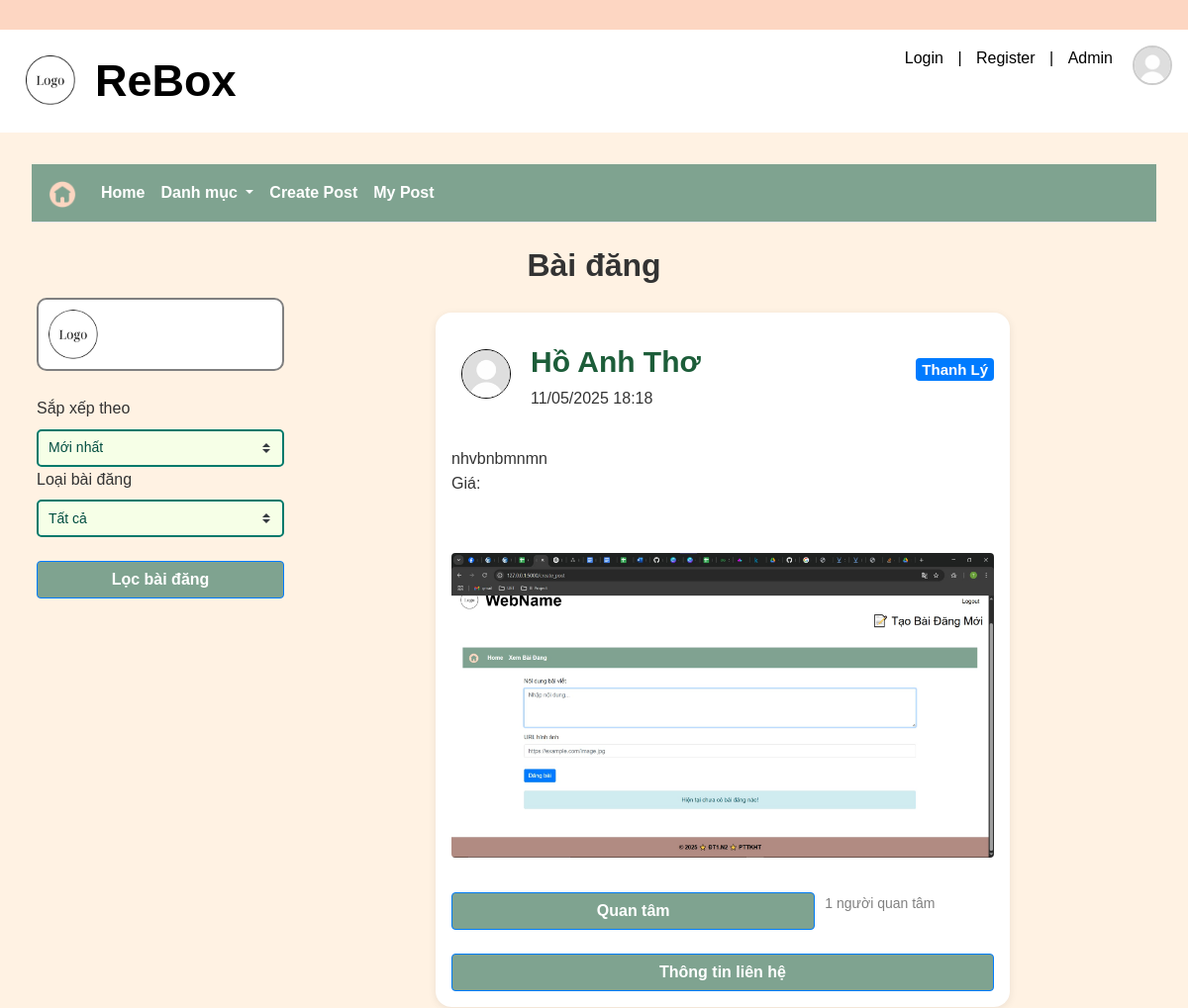
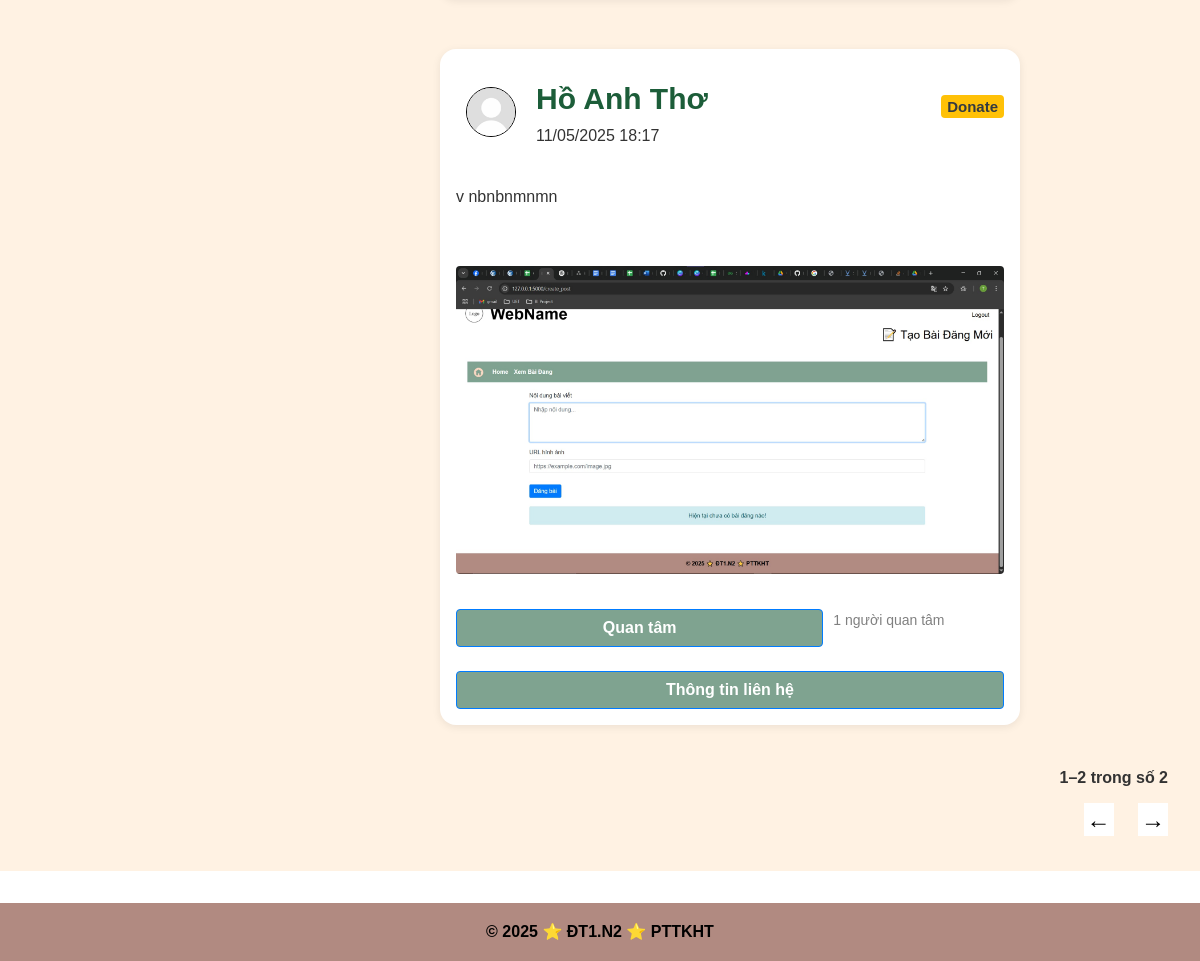
The page /view_post/1 on the database its author committed (2 pictures, top to bottom).
### app/models/post.py (models this page shows, shortened)
class Post(csdl.Model):
    __tablename__ = 'post'
    post_id = csdl.Column(csdl.String(50), primary_key=True)  # Khóa chính, kiểu chuỗi
    content = csdl.Column(csdl.String(500), nullable=False)   # Nội dung bài đăng
    image_url = csdl.Column(csdl.String(255), nullable=True)   # Link hình ảnh bài đăng
    is_approved = csdl.Column(csdl.Boolean, default=False)    # Cờ kiểm duyệt bài đăng , aaproved/ reject
    status = csdl.Column(csdl.String(50), default='pending')  # Trạng thái bài đăng pending/received item
    post_type = csdl.Column(csdl.String(50), nullable=False)  # Loại bài đăng (thanh lý, trao đổi, donate)
    create_date = csdl.Column(csdl.DateTime, default=csdl.func.now())  # Thời gian tạo bài đăng
    approval_date = csdl.Column(csdl.DateTime, nullable=True) # time duyệt
    submit_date = csdl.Column(csdl.DateTime, nullable=True)  # Thời gian kết thúc bài đăng
    user_id = csdl.Column(csdl.Integer, csdl.ForeignKey('user.id'), nullable=False)
    category_id = csdl.Column(csdl.Integer, csdl.ForeignKey('category.id'), nullable=False)
    interest_count = csdl.Column(csdl.Integer, default=0)
    interested_user_id = csdl.Column(csdl.Text, default='')
    user = csdl.relationship('User', backref='posts')
    category = csdl.relationship('Category', backref='posts')

### app/models/user.py (models this page shows, shortened)
class User(UserMixin, csdl.Model):
    id = csdl.Column(csdl.Integer, primary_key=True)
    username = csdl.Column(csdl.String(50), unique=True, nullable=False)
    password  = csdl.Column(csdl.String(128), nullable=False)
    avatar = csdl.Column(csdl.Text, nullable = True)
    fullname = csdl.Column(csdl.String(120), nullable=False)
    date_of_birth = csdl.Column(csdl.Date, nullable = True)
    gender = csdl.Column(csdl.String(10), nullable = True)
    address = csdl.Column(csdl.Text, nullable = True)
    email = csdl.Column(csdl.String(120), unique=True, nullable=False)
    phone = csdl.Column(csdl.String(20), nullable=True) #co the null
    facebook = csdl.Column(csdl.Text, nullable =True)
    roles = csdl.relationship('Role', secondary='user_role', backref=csdl.backref('users', lazy='dynamic'))
    created_date = csdl.Column(csdl.DateTime, default=datetime.utcnow)  # Thêm dòng này

### app/posts/post_routes.py (the view)
@post_blueprint.route('/view_post/<int:category_id>', methods=['GET', 'POST'])
def viewPost(category_id):
    form = FilterForm()
    users = User.query.all()
    category = Category.query.get(category_id)
    if not category:
        flash("Không tìm thấy danh mục này.", "warning")
        return redirect(url_for('main.index'))
    query = Post.query.filter(
        Post.is_approved == True,
        Post.status == 'Not done',
        Post.category_id == category_id
    )
    if form.validate_on_submit():
        post_type = form.post_type.data
        sort_order = form.sort_order.data
        if post_type != 'all':
            query = query.filter(Post.post_type == post_type)
        if sort_order == 'asc':
            query = query.order_by(Post.create_date.asc())
        else:
            query = query.order_by(Post.create_date.desc())
    else:
        query = query.order_by(Post.create_date.desc())
    posts = query.all()
    page = request.args.get('page', 1, type=int)
    per_page = 6
    pagination = query.paginate(page=page, per_page=per_page, error_out=False)
    posts = pagination.items
    for post in posts:
        post.contact_info = parse_contact(post.content)
    start = (page - 1) * per_page + 1
    end = min(start + per_page - 1, pagination.total)
    return render_template(
        'post/view_post.html',
        posts=posts,
        users=users,
        form=form,
        category=category,
        pagination=pagination,
        start=start,
        end=end
    )

### app/posts/form.py
class FilterForm(FlaskForm):
    sort_order = SelectField(
        'Sắp xếp theo',
        choices=[
            ('desc', 'Mới nhất'),
            ('asc', 'Cũ nhất')
        ],
        validators=[DataRequired()]
    )
    post_type = SelectField(
        'Loại bài đăng',
        choices=[
            ('all', 'Tất cả'),
            ('Thanh Lý', 'Thanh Lý'),
            ('Trao Đổi', 'Trao Đổi'),
            ('Donate', 'Đóng Góp')
        ],
        validators=[DataRequired()]
    )

### app/posts/post_routes.py (called while the page is built)
def parse_contact(content):
    contact_data = []
    if 'Liên hệ:' not in content:
        return contact_data
    lines = content.split('Liên hệ:')[1].strip().split('\n')
    for line in lines:
        if ':' not in line:
            continue
        label, value = line.split(':', 1)
        value = value.strip()
        if value and value.lower() != 'none':
            contact_data.append({
                'label': label.strip().capitalize(),  # Viết hoa nhãn
                'value': value
            })
    return contact_data

@post_blueprint.context_processor
def inject_categories():
    from app.models.category import Category
    return dict(categorys=Category.query.all())

### app/posts/templates/post/view_post.html (shortened to what this page needs)
{% extends 'base.html' %} {% block title %}Bài Đăng{% endblock %}
{% block extra_css %}
<link
  rel="stylesheet"
  href="{{ url_for('static', filename='css/post.css') }}"
/>
<link
  rel="stylesheet"
  href="{{ url_for('static', filename='css/color.css') }}"
/>
{% endblock %}
{%block content %}
<nav class="navbar navbar-expand-lg navbar-light bg-light mb-4">
  <a class="navbar-brand" href="{{ url_for('home.homepage') }}">
    <img
      src="{{ url_for('static', filename='image/home.png') }}"
      style="width: 30px"
      alt="home image"
    />
  </a>
  <div class="collapse navbar-collapse" id="navbarSupportedContent">
    <ul class="navbar-nav mr-auto">
      <li class="nav-item">
        <a class="nav-link" href="{{ url_for('home.homepage') }}">Home</a>
      </li>
      <li class="nav-item dropdown">
        <a
          class="nav-link dropdown-toggle"
          href="#"
          id="navbarDropdown"
          role="button"
          data-toggle="dropdown"
          aria-haspopup="true"
          aria-expanded="false"
        >
          Danh mục
        </a>
      </li>
      <li class="nav-item">
        <a class="nav-link" href="{{ url_for('post.create_post') }}"
          >Create Post</a
        >
      </li>
      <li class="nav-item">
        <a class="nav-link" href="{{ url_for('post.my_posts') }}">My Post</a>
      </li>
    </ul>
  </div>
</nav>
<h2 style="text-align: center; font-weight: bold">Bài đăng</h2>
<div class="view-post-general">
  <aside class="sidebar">
    <div class="user-info" style="background-color: white">
      <img
        src="{{ url_for('static', filename='image/logo.png') }}"
        alt="Avatar"
        width="50px"
        class="avatar-user-info"
      />
    </div>
    <nav class="profile-menu">
      <form method="POST">
        {{ form.hidden_tag() }} <br />
        {{ form.sort_order.label }} {{ form.sort_order(class="custom-select") }}
        <br />
        {{ form.post_type.label }} {{ form.post_type(class="custom-select") }}
        <br />
        <input
          type="submit"
          value="Lọc bài đăng"
          class="btn btn-primary mt-4 w-100"
          style="background-color: var(--mau4); font-weight: bold"
        />
      </form>
    </nav>
  </aside>
  <div class="all-cards">
    {% if posts and posts|length > 0 %} {% for post in posts %}
    <div class="post-card" style="width: 580px">
      <div class="post-header">
        <div
          class="user-info"
          style="background-color: transparent; border: 0px"
        >
          <img
            src="{{post.user.avatar}}"
            alt="Avatar"
            width="50px"
            class="avatar-user-info"
            style="border: 1px solid black"
          />
          <div style="margin-left: 10px">
            <p style="font-size: 30px; font-weight: bold; color: #1c5d39">
              {{ post.user.fullname }}
            </p>
            <p>{{ post.create_date | datetime }}</p>
          </div>
        </div>
        <h5 class="card-title">
          {% if post.post_type == 'Thanh Lý' %}
          <span class="badge bg-primary text-white">{{ post.post_type }}</span>
          {% elif post.post_type == 'Trao Đổi' %}
          <span class="badge bg-success text-white">{{ post.post_type }}</span>
          {% elif post.post_type == 'Donate' %}
          <span class="badge bg-warning text-dark">{{ post.post_type }}</span>
          {% else %}
          <span class="badge bg-secondary text-white"
            >{{ post.post_type }}</span
          >
          {% endif %}
        </h5>
      </div>
      <div class="post-text">
        <p class="card-text" style="white-space: pre-line">
          {{ post.content.split('Liên hệ:')[0] }}
        </p>
      </div>
      <div class="post-image">
        {% if post.image_url %}
        <div class="row mt-3">
          {% for img in post.image_url.split(',') %}
          <div>
            <img
              src="{{ img.strip() }}"
              alt="Ảnh bài viết"
              class="img-fluid rounded shadow-sm"
            />
          </div>
          {% endfor %}
        </div>
        {% endif %}
      </div>
      <div class="post-footer">
        <div
          class="post-button"
          style="display: row; gap: 10px; margin-top: 20px; width: 100%"
        >
          {% if post.user_id %}
          <div>
            <form
              method="post"
              action="{{ url_for('post.add_interest', post_id=post.post_id) }}"
              style="display: flex; gap: 10px"
              ;
            >
              <button
                type="submit"
                class="btn btn-primary w-100"
                style="
                  background-color: var(--mau4);
                  font-weight: bold;
                  flex: 2;
                "
              >
                Quan tâm
              </button>
              <span style="flex: 1"
                >{{ post.interest_count }} người quan tâm</span
              >
            </form>
          </div>
          <button
            data-post-id="{{ post.id }}"
            class="btn btn-primary mt-4 w-100 contact-btn"
            style="background-color: var(--mau4); font-weight: bold"
            data-user-authenticated="{{ 'True' if current_user.is_authenticated else 'False' }}"
          >
            Thông tin liên hệ
          </button>
          {% endif %}
        </div>
      </div>
    </div>
    {% endfor %} {% endif %}
  </div>
</div>
{% if posts and posts|length > 0 %}
<div
  class="pagination-info"
  style="text-align: right; margin-top: 20px; font-weight: bold"
>
  {{ start }}–{{ end }} trong số {{ pagination.total }}
</div>
<div class="pagination-controls" style="text-align: right; margin-top: 10px">
  {% if pagination.has_prev %}
  <a
    href="{{ url_for('home.homepage', page=pagination.prev_num) }}"
    style="margin-right: 20px; font-size: 24px; text-decoration: none"
    >←</a
  >
  {% else %}
  <span
    style="
      margin-right: 20px;
      font-size: 24px;
      font-weight: bold;
      color: black;
      background-color: white;
      padding: 3px;
    "
    >←</span
  >
  {% endif %} {% if pagination.has_next %}
  <a
    href="{{ url_for('home.homepage', page=pagination.next_num) }}"
    style="font-size: 24px; text-decoration: none"
    >→</a
  >
  {% else %}
  <span
    style="
      font-size: 24px;
      font-weight: bold;
      color: black;
      background-color: white;
      padding: 3px;
    "
    >→</span
  >
  {% endif %}
</div>
{% endif %}
{% endblock %}

### app/static/css/base.css (style rules this page uses)
:root { --topBar: var(--mau2); --header: white; --menu-bar-color: var(--mau4); --selected-menu-color: var(--mau3); --text-select-login: var(--mau6); --btn-search: var(--mau9); --btn-search-hover: var(--mau8); --footer-background: var(--mau6); --text-header: black; --text-login-register: black; --text-menu-login-register: black; --text-footer: white; --text-menu-home: white; --text-menu-home-hover: black; --text-menu-home-selected: black; --text-btn-search: white; --text-btn-search-hover: black; --mau1: #86946d; --mau2: #fdd6c2; --mau3: #ccd9b7; --mau4: #7fa390; --mau5: #b0e1e1; --mau6: #b18a81; --mau7: #d9c297; --mau8: #c4a289; --mau9: #7b544c; --mau20: #f6ffe7; }
* { margin: 0; padding: 0; box-sizing: border-box; }
p { margin-bottom: 0px !important; }
html, body { height: 100%; margin: 0; display: flex; flex-direction: column; }
body { font-family: "Arial", sans-serif; background-color: white; color: #333; line-height: 1.6; }
.nav-link { color: var(--text-menu-home) !important; font-weight: bold; }
.bg-light { background-color: var(--menu-bar-color) !important; }

### app/static/css/post.css (style rules this page uses)
.navbar { border-bottom: 1px solid #e5e7eb; }
.user-info { display: flex; gap: 10px; align-items: center; padding: 10px; background-color: var(--mau14); border-radius: 10px; border: 2px solid gray; }
.avatar-user-info { border-radius: 30px; }
.post-card { width: 450px; padding: 16px; background: white; border-radius: 16px; box-shadow: 0 2px 8px rgba(0, 0, 0, 0.08); font-family: sans-serif; margin: 20px auto; }
.post-header { display: flex; align-items: center; justify-content: space-between; }
.post-text { margin: 0px 0; font-size: 16px; }
.post-image { display: flex; margin: 15px; position: relative; height: auto; }
.post-footer { display: flex; justify-content: space-between; flex-wrap: wrap; margin-top: 12px; font-size: 14px; color: gray; }
.all-cards { flex: 1; display: flex; flex-wrap: wrap; gap: 10px; justify-content: space-between; }
.sidebar { width: 260px; background-color: transparent; padding: 5px; flex-direction: column; justify-content: space-between; }
.view-post-general { display: flex; }
.custom-select { background-color: var(--mau14); border: 2px solid #00796b; border-radius: 5px; padding: 5px 10px; font-size: 14px; color: #004d40; }

### app/static/css/color.css (style rules this page uses)
:root { --sidebar-background: white; --user-info-background: var(--mau13); --profile-menu-li-hover-background: var(--mau4); --profile-menu-li-hover-color: white; --profile-menu-li-active-background: var(--mau3); --profile-menu-li-active-color: black; --accManagement-main-background: var(--mau4); --accManagement-tab-background: var(--mau13); --accManagement-tab-ul-hover-background: var(--mau4); --accManagement-tab-ul-hover-color: white; --profile-content-background: var(--mau13); --mau1: #86946d; --mau2: #fdd6c2; --mau3: #ccd9b7; --mau4: #7fa390; --mau5: #b0e1e1; --mau6: #b18a81; --mau7: #d9c297; --mau8: #c4a289; --mau9: #7b544c; --mau10: #f6f0eb; --mau11: #d6e1d1; --mau12: #241f1c; --mau13: #fff2e3; --mau14: #f6ffe7; }

### rows shown on the page
Post: user.avatar (placeholder picture), user.fullname "Hồ Anh Thơ", create_date "11/05/2025 18:18", post_type "Thanh Lý", content "nhvbnbmnmn Giá:", strip (picture), interest_count "1"
Post: user.avatar (placeholder picture), user.fullname "Hồ Anh Thơ", create_date "11/05/2025 18:17", post_type "Donate", content "v nbnbnmnmn", strip (picture), interest_count "1"

### other values the page prints
{{ start }} "1"
{{ end }} "2"
{{ pagination.total }} "2"
